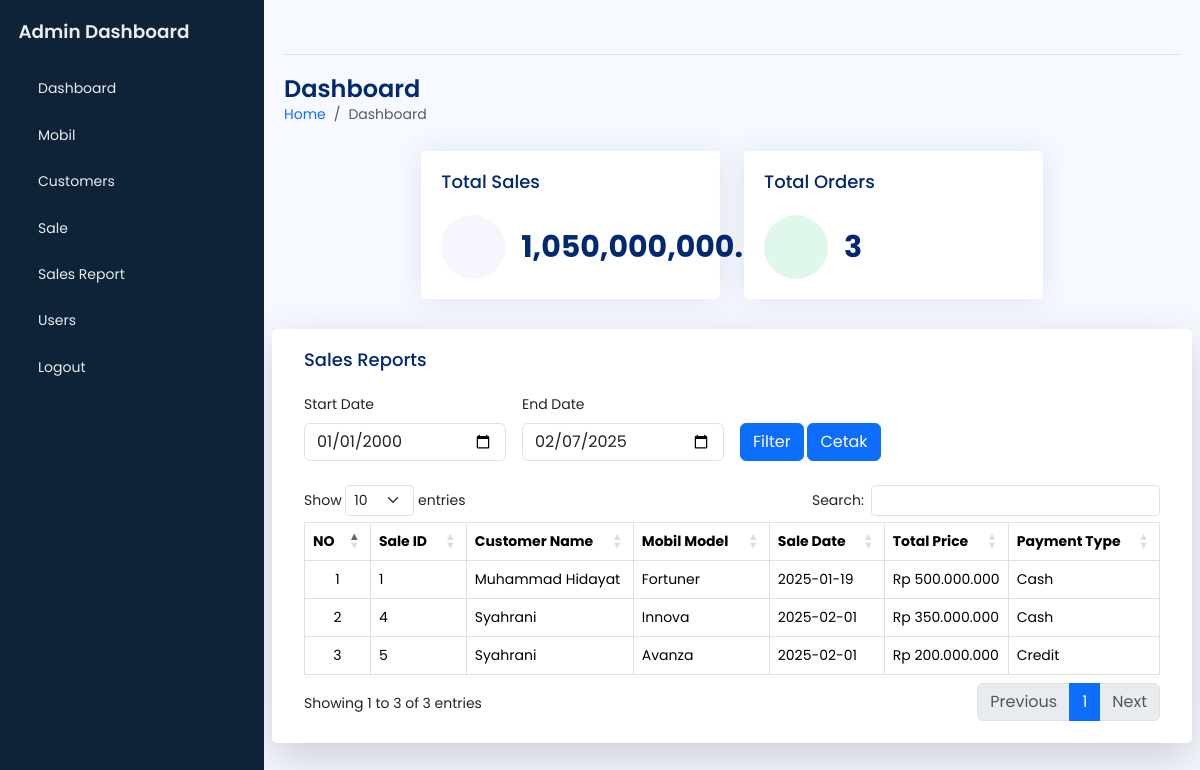
Screenshot of /admin/sales_reports.php (signed in) with the database file from the repository.
### tables this page shows
CREATE TABLE `sale` (
  `sale_id` int(11) NOT NULL,
  `customer_id` int(11) NOT NULL,
  `mobil_id` int(11) NOT NULL,
  `user_id` int(11) NOT NULL,
  `sale_date` date NOT NULL,
  `total_price` varchar(20) NOT NULL,
  `created_at` timestamp NOT NULL DEFAULT current_timestamp(),
  `payment_type` varchar(10) NOT NULL
);

CREATE TABLE `customers` (
  `customer_id` int(11) NOT NULL,
  `nik` varchar(25) NOT NULL,
  `name` varchar(100) NOT NULL,
  `email` varchar(100) NOT NULL,
  `phone` varchar(20) DEFAULT NULL,
  `address` text DEFAULT NULL,
  `foto` varchar(255) DEFAULT NULL,
  `created_at` timestamp NOT NULL DEFAULT current_timestamp()
);

CREATE TABLE `mobil` (
  `mobil_id` int(11) NOT NULL,
  `model` varchar(100) NOT NULL,
  `brand` varchar(100) NOT NULL,
  `price` varchar(20) NOT NULL,
  `warna` varchar(50) NOT NULL,
  `stock` int(11) DEFAULT 0,
  `foto` varchar(300) DEFAULT NULL,
  `created_at` timestamp NOT NULL DEFAULT current_timestamp()
);

### admin/sales_reports.php (the view, shortened to what this page needs)
<?php
require_once '../config.php';
$start_date = isset($_POST['start_date']) ? $_POST['start_date'] : '2000-01-01';
$end_date = isset($_POST['end_date']) ? $_POST['end_date'] : date('Y-m-d');
$sql_sales = "SELECT SUM(total_price) AS total_sales, COUNT(sale_id) AS total_orders
              FROM sale
              WHERE sale_date BETWEEN ? AND ?";
$stmt_sales = $conn->prepare($sql_sales);
$stmt_sales->bind_param("ss", $start_date, $end_date);
$stmt_sales->execute();
$result_sales = $stmt_sales->get_result();
$total_sales = 0;
$total_orders = 0;
if ($result_sales->num_rows > 0) {
    $row_sales = $result_sales->fetch_assoc();
    $total_sales = $row_sales['total_sales'] ?? 0;
    $total_orders = $row_sales['total_orders'] ?? 0;
}
$sql_sales_details = "SELECT s.sale_id, c.name AS customer_name, m.model AS mobil_model, s.sale_date, s.total_price, s.payment_type
                      FROM sale s
                      JOIN customers c ON s.customer_id = c.customer_id
                      JOIN mobil m ON s.mobil_id = m.mobil_id
                      WHERE s.sale_date BETWEEN ? AND ?";
$stmt_sales_details = $conn->prepare($sql_sales_details);
$stmt_sales_details->bind_param("ss", $start_date, $end_date);
$stmt_sales_details->execute();
$result_sales_details = $stmt_sales_details->get_result();
?>
<!DOCTYPE html>
<html lang="en">
<head>
    <?php include 'template/header.php'; ?>
</head>
<body>
    <div class="wrapper">
        <?php include 'template/sidebar.php'; ?>
        <main id="main" class="main">
            <?php include 'template/nav.php'; ?>
            <div class="pagetitle">
                <h1>Dashboard</h1>
                <nav>
                    <ol class="breadcrumb">
                        <li class="breadcrumb-item"><a href="index.html">Home</a></li>
                        <li class="breadcrumb-item active">Dashboard</li>
                    </ol>
                </nav>
            </div>
            <section class="section dashboard">
                <div class="row">
                    <div class="col-lg-12">
                        <div class="row">
                            <div class="reports d-flex justify-content-center gap-4">
                                <div class="col-xxl-4 col-md-4">
                                    <div class="card info-card sales-card">
                                        <div class="card-body">
                                            <h5 class="card-title">Total Sales</h5>
                                            <div class="d-flex align-items-center">
                                                <div class="card-icon rounded-circle d-flex align-items-center justify-content-center">
                                                </div>
                                                <div class="ps-3">
                                                    <h6><?php echo number_format($total_sales, 2); ?></h6>
                                                </div>
                                            </div>
                                        </div>
                                    </div>
                                </div>
                                <div class="col-xxl-4 col-md-4">
                                    <div class="card info-card revenue-card">
                                        <div class="card-body">
                                            <h5 class="card-title">Total Orders</h5>
                                            <div class="d-flex align-items-center">
                                                <div class="card-icon rounded-circle d-flex align-items-center justify-content-center">
                                                </div>
                                                <div class="ps-3">
                                                    <h6><?php echo $total_orders; ?></h6>
                                                </div>
                                            </div>
                                        </div>
                                    </div>
                                </div>
                            </div>
                            <div class="card shadow-lg">
                                <div class="card-body">
                                    <h5 class="card-title">Sales Reports</h5>
                                    <form method="POST" action="" class="row g-3 mb-4">
                                        <div class="col-md-3">
                                            <label for="start_date" class="form-label">Start Date</label>
                                            <input type="date" class="form-control" name="start_date" id="start_date" value="<?php echo $start_date; ?>">
                                        </div>
                                        <div class="col-md-3">
                                            <label for="end_date" class="form-label">End Date</label>
                                            <input type="date" class="form-control" name="end_date" id="end_date" value="<?php echo $end_date; ?>">
                                        </div>
                                        <div class="col-md-3 align-self-end">
                                            <button type="submit" class="btn btn-primary">Filter</button>
                                            <button type="submit" formaction="report_sale.php" target="_blank" class="btn btn-primary">Cetak</button>
                                        </div>
                                    </form>
                                    <div class="overflow-x-auto">
                                        <table class="table table-bordered display" id="salesTable">
                                            <thead>
                                                <tr>
                                                    <th>NO</th>
                                                    <th>Sale ID</th>
                                                    <th>Customer Name</th>
                                                    <th>Mobil Model</th>
                                                    <th>Sale Date</th>
                                                    <th>Total Price</th>
                                                    <th>Payment Type</th>
                                                </tr>
                                            </thead>
                                            <tbody>
                                                <?php $no = 1; ?>
                                                <?php while ($row = $result_sales_details->fetch_assoc()) : ?>
                                                    <tr>
                                                        <td class="text-center"><?php echo $no++; ?></td>
                                                        <td><?php echo htmlspecialchars($row['sale_id']); ?></td>
                                                        <td><?php echo htmlspecialchars($row['customer_name']); ?></td>
                                                        <td><?php echo htmlspecialchars($row['mobil_model']); ?></td>
                                                        <td><?php echo htmlspecialchars($row['sale_date']); ?></td>
                                                        <td class="price"><?php echo htmlspecialchars($row['total_price']); ?></td>
                                                        <td><?php echo htmlspecialchars($row['payment_type']); ?></td>
                                                    </tr>
                                                <?php endwhile; ?>
                                            </tbody>
                                        </table>
                                    </div>
                                </div>
                            </div>
                        </div>
                    </div>
                </div>
            </section>
        </main>
    </div>
</body>
</html>

### admin/assets/css/style.css (style rules this page uses)
body { font-family: "Poppins", sans-serif; font-size: 0.875rem; opacity: 1; overflow-y: scroll; background: #f6f9ff; color: #444444; }
a { cursor: pointer; text-decoration: none; font-family: "Poppins", sans-serif; }
li { list-style: none; }
.wrapper { align-items: stretch; display: flex; width: 100%; }
.main { display: flex; flex-direction: column; min-height: 100vh; min-width: 0; overflow: hidden; transition: all 0.35s ease-in-out; width: 100%; padding: 0 20px 30px; }
.pagetitle { margin-bottom: 10px; margin-top: 20px; }
.pagetitle h1 { font-size: 24px; margin-bottom: 0; font-weight: 600; color: #012970; }
.card { margin-bottom: 30px; border: none; background-color: white; border-radius: 5px; box-shadow: 0px 0 30px rgba(1, 41, 112, 0.1); }
.card-title { padding: 20px 0 15px 0; font-size: 18px; font-weight: 500; color: #012970; font-family: "Poppins", sans-serif; }
.card-body { padding: 0 20px 20px 20px; }
.dashboard .info-card h6 { font-size: 30px; color: #012970; font-weight: 700; margin: 0; padding: 0; }
.dashboard .card-icon { font-size: 32px; line-height: 0; width: 64px; height: 64px; flex-shrink: 0; flex-grow: 0; }
.dashboard .sales-card .card-icon { color: #4154f1; background: #f6f6fe; }
.dashboard .revenue-card .card-icon { color: #2eca6a; background: #e0f8e9; }

### rows the page displays
sale: sale_id "1", customer.name "Muhammad Hidayat", mobil.model "Fortuner", sale_date "2025-01-19", payment_type "Cash"
sale: sale_id "4", customer.name "Syahrani", mobil.model "Innova", sale_date "2025-02-01", payment_type "Cash"
sale: sale_id "5", customer.name "Syahrani", mobil.model "Avanza", sale_date "2025-02-01", payment_type "Credit"

### other values shown
$total_sales "1,050,000,000.00"
$total_orders "3"
